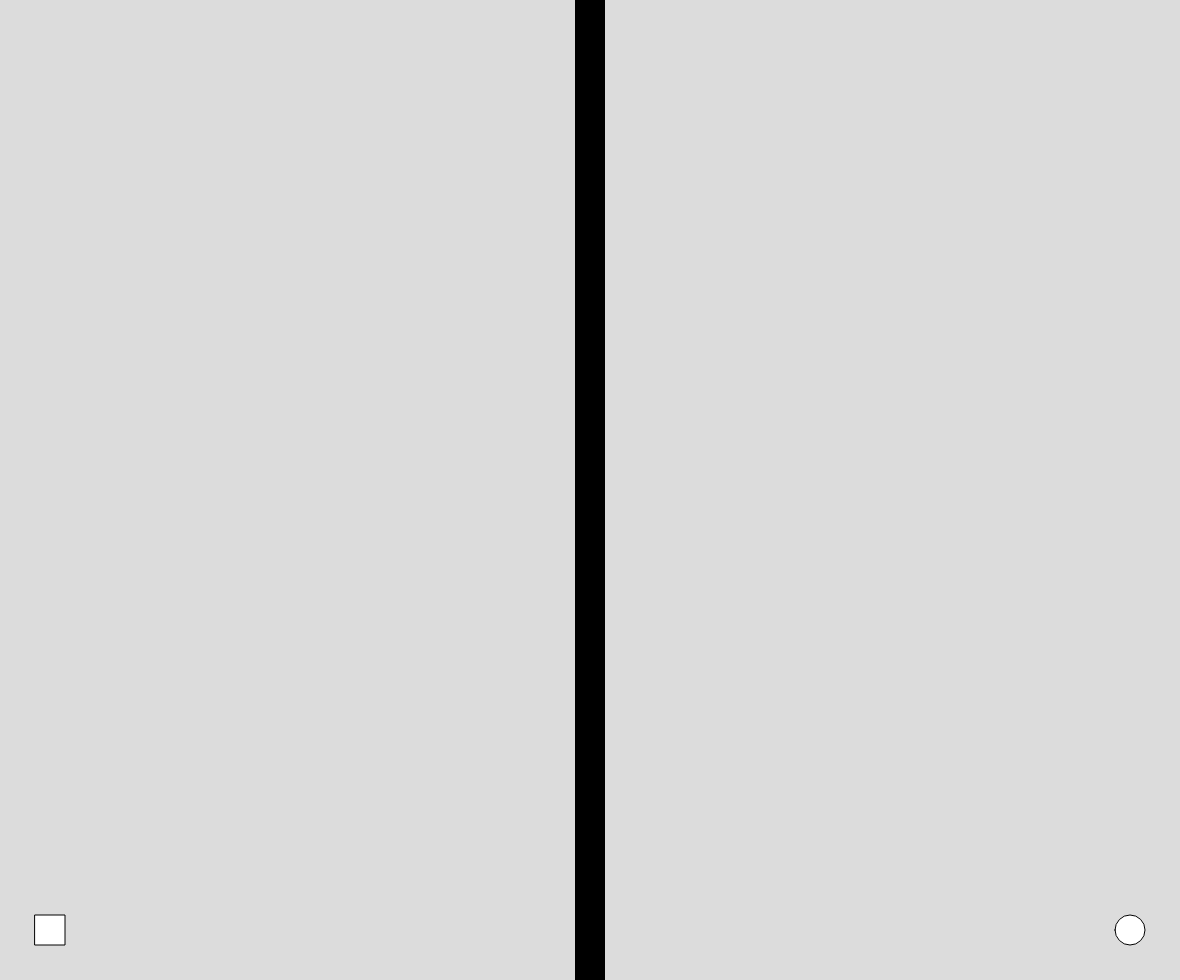
Frame 1 (no input)
Frame 60 (no input): identical to frame 1, image omitted
Frame 120 (the mouse pressed at the canvas centre since frame 60): identical to frame 1, image omitted

The p5.js sketch that drew this single still picture (run headless with seeded random() and noise() and a simulated clock; from frame 60 on, the mouse is pressed at the canvas centre):

// p5.js sketch
// ── sketch.js
var img;
var x = 50;
var switchem = false;
var last = 0;

function setup() {
  createCanvas(windowWidth-20, windowHeight-20);
  img = createImage(windowWidth-20, windowHeight-20);
  rectMode(CENTER);
}

function draw() {
  background(220);

  strokeWeight(1);
  if (x === width / 2 || x === 0) {
    switchem = true;
    last++;
  } else {
    switchem = false;
  }
  if (last % 2 == 1) {
    ellipse(x, height - 50, 30, 30);
  } else if (last % 2 === 0) {
    rect(x, height - 50, 30, 30);
  }
  push();
  translate(width, 0);

  scale(-1, 1);
  if (x === width / 2 || x === 0) {
    switchem = true;
    last++;
  } else {
    switchem = false;
  }
  if (last % 2 == 1) {
    rect(x, height - 50, 30, 30);

  } else if (last % 2 === 0) {
    ellipse(x, height - 50, 30, 30);
  }
  pop();
  strokeWeight(30);
  line(width / 2, 0, width / 2, height)
}

function keyPressed() {
  if (keyCode == RIGHT_ARROW) {
    if (x > width) {
      x = 0;
    }
    x += 10;
  }
  if (keyCode == LEFT_ARROW) {
    if (x < 0) {
      x = width;
    }
    x -= 10;
  }
}
